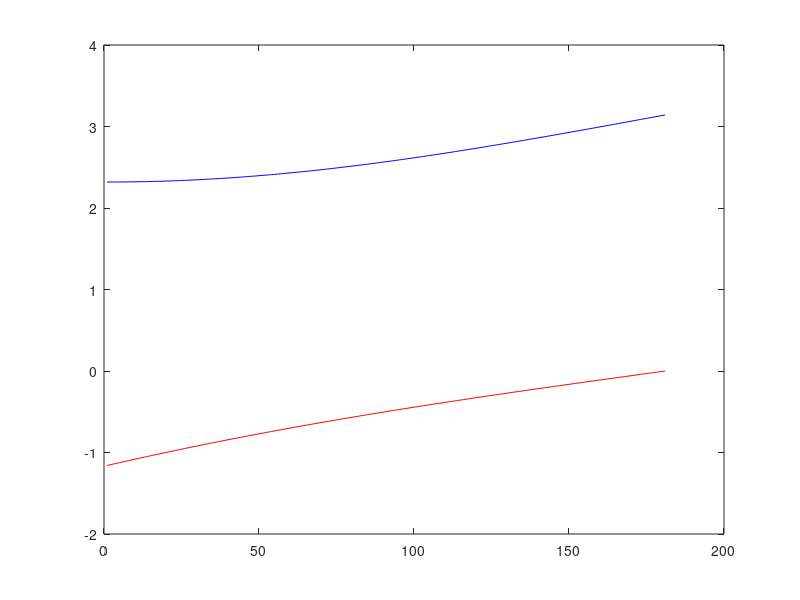
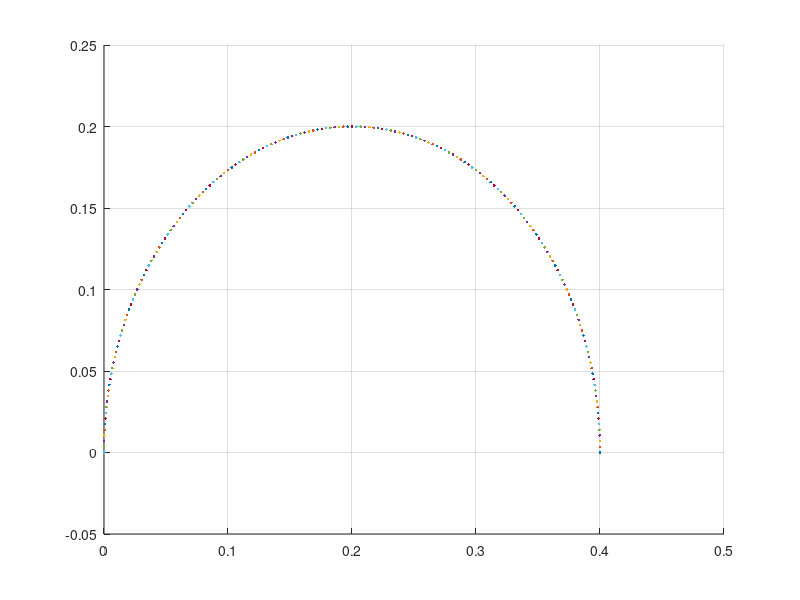

These figures' MATLAB source, in order:
clear all

a1 = 0.5;
a2 = 0.5;
theta4 = 0*pi/180;
d3 = 0.1;
d4 = 0.1;

% Inverse
q1 = []; q2 = [];
for i=0:180,
    ox = 0.2 + 0.2*cos(i*pi/180);
    oy = 0.0 + 0.2*sin(i*pi/180);
    oz = -0.1; 

    c2 = (ox^2 + oy^2 - a1^2 - a2^2)/(2*a1*a2);
    theta2 = atan2(sqrt(1-c2^2),c2);
    %theta2 = atan2(-sqrt(1-c2^2),c2)
    s2 = sin(theta2);
    theta1 = atan2(oy,ox) - atan2(a2*s2,a1+a2*c2);
    %d3 = -(oz + d4);
    q1 = [q1 theta1];
    q2 = [q2 theta2];
end  

% Forward
x = []; y = []; z = [];
for i=1:length(q1),
    s1 = sin(q1(i)); c1 = cos(q1(i));
    s2 = sin(q2(i)); c2 = cos(q2(i));
    s4 = sin(theta4); c4 = cos(theta4);

    A1 = [c1 -s1 0 a1*c1;
          s1  c1 0 a1*s1;
          0   0  1   0;
          0   0  0   1];
    A2 = [c2 -s2 0 a2*c2;
          s2  c2 0 a2*s2;
          0   0  1   0;
          0   0  0   1];
    A3 = [1  0  0  0;
          0  1  0  0;
          0  0  1  d3;
          0  0  0  1];
    A4 = [c4 -s4 0 0;
          s4  c4 0 0;
          0   0  1 d4;
          0   0  0 1];  
  
    A = A1*A2*A3*A4;  

    x = [x A(1,4)];
    y = [y A(2,4)];
    z = [z A(3,4)];
end

figure
plot(q1,'r')
hold on
plot(q2,'b')

figure
hold on
grid on
for i=1:length(q1),
    plot(x(i),y(i),'.');
    pause(0.1);
end    

      
      
    
